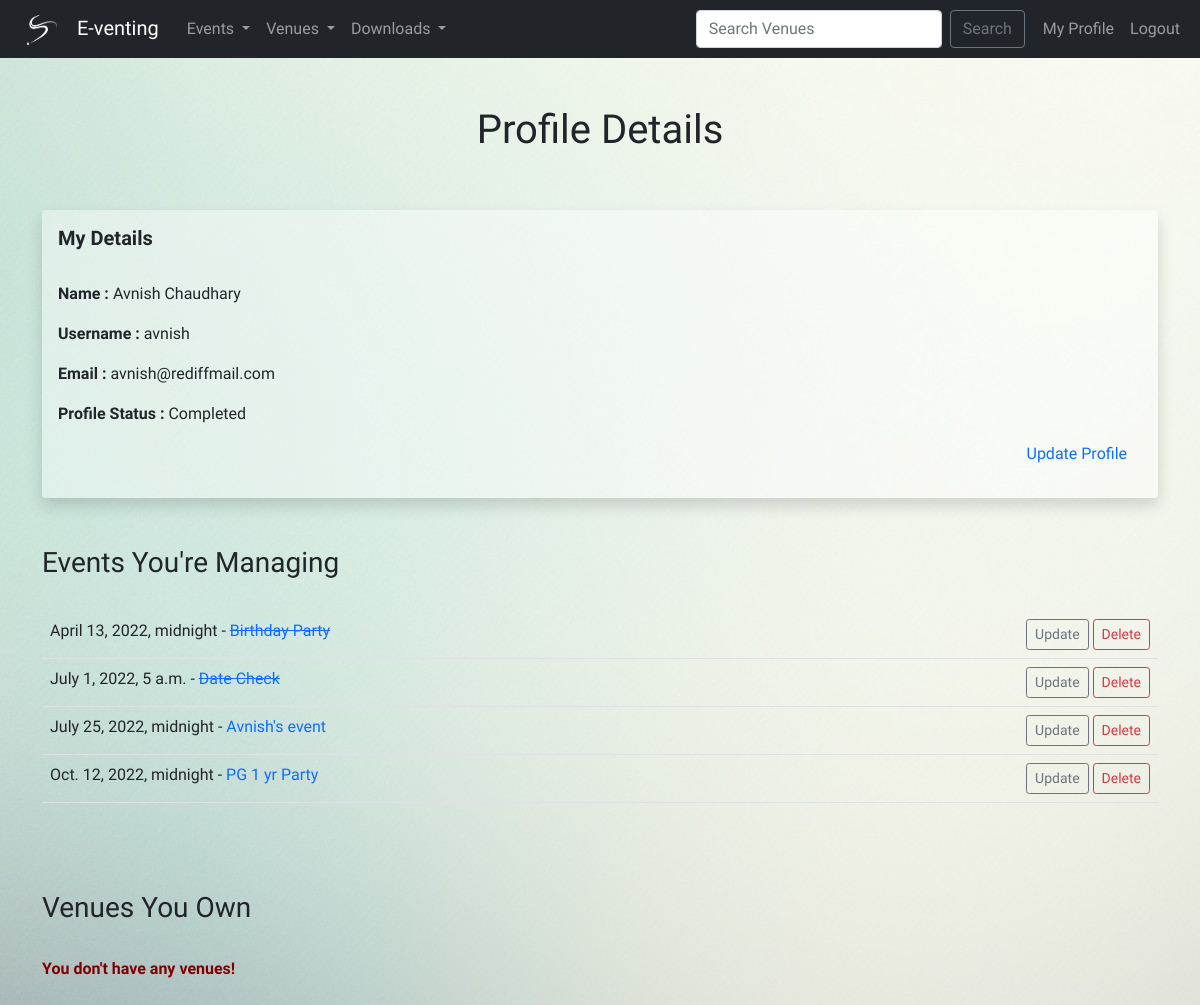
Page /my_profile (signed in) on the committed database.
### events/models.py (models this page shows)
class Event(models.Model):
    name = models.CharField('Event Name', max_length=120)
    event_date = models.DateTimeField('Event Date')
    venue = models.ForeignKey(Venue, blank=True, null=True, on_delete=models.CASCADE)
    manager = models.ForeignKey(User, blank=True, null=True, on_delete=models.SET_NULL,related_name='manager')
    description = models.TextField(blank=True)
    attendees = models.ManyToManyField(Attendee, blank=True)
    approved = models.BooleanField(default=False)
    def __str__(self):
        return self.name
    @property
    def Days_till(self):
        today = date.today()
        days_till = self.event_date.date() - today
        days_till_stripped = str(days_till).split(',', 1)[0]
        return days_till_stripped
    @property
    def Is_past(self):
        today = date.today()
        if self.event_date.date() > today:
            occurred = 'Future'
        else:
            occurred = 'Past'
        return occurred

### events/views.py (the view)
# urls.py: path('my_profile', views.my_profile, name='my-profile'),
def my_profile(request):
    if request.user.is_authenticated and not request.user.is_superuser:
        events=Event.objects.filter(manager=request.user.id).order_by('event_date')
        venues=Venue.objects.filter(owner=request.user.id)
        return render(request,'events/my_profile.html',{'events':events,'venues':venues})
    else:
        messages.success(request, ("You aren't authorized to view this page"))
        return redirect('home')

### events/templates/events/my_profile.html (shortened to what this page needs)
{% extends 'events/base.html' %}
{% block content %}
    <center>
    <br>
    <h1>Profile Details</h1><br><br>
    </center>
    <div class="card shadow" style="background-color: rgba(255,255,255,.40); border:none;">
        <div class="card-body">
            <h5 class="card-title">
                <strong>My Details</strong><br><br>
            </h5>
            <p class="card-text"><strong>Name : </strong>{{user.first_name}} {{user.last_name}}</p>
            <p class="card-text"><strong>Username : </strong>{{user}}</p>
            <p class="card-text"><strong>Email : </strong>{{user.email}}</p>
            <p class="card-text"><strong>Profile Status :</strong>
                {% if user.has_usable_password and user.email%}
                    Completed <br>
                    <div align='right' style='margin-right:15px;'>
                        <a href="{% url 'update-profile' %}" style="text-decoration:none;"> Update Profile</a>
                    </div>
                {% else %}
                    Incomplete, <a href="{% url 'update-profile' %}"> Complete Here</a>
                {% endif %}
            </p>
        </div>
    </div>
    <br><br>
    <h3>Events You're Managing</h3><br>
    {% if events %}
            <table class="table table-hover">
                {% for event in events %}
                {% if event.approved %}
                    <tr>
                        <td>
                            {{event.event_date}} -
                            <a href="{% url 'show-event' event.id%}" style="text-decoration: none;">
                                {% if event.Is_past == 'Past' %}
                                    <del>{{event}}</del>
                                {% else %}
                                    {{event}}
                                {%endif%}
                            </a>
                        </td>
                        <td align='right'>
                            <a href="{% url 'update-event' event.id%}" class="btn btn-outline-secondary btn-sm">Update</a>
                            <a href="{% url 'delete-event' event.id%}" class="btn btn-outline-danger btn-sm">Delete</a>
                        </td>
                    </tr>
                    {% endif %}
                {% endfor %}
            </table>
    {% else %}
        <strong style="color:#800000;">You are not managing any event!</strong>
    {% endif %}
    <br><br><br>
    <h3>Venues You Own</h3><br>
    {% if venues %}
        <table class="table table-hover">
            {% for venue in venues %}
                <tr>
                    <td>
                        <a href="{% url 'show-venue' venue.id%}" style="text-decoration: none;">{{venue}}</a>
                    </td>
                    {%if user.is_authenticated and user.id == venue.owner %}
                    <td align='right'>
                        <a href="{% url 'update-venue' venue.id%}" class="btn btn-outline-secondary btn-sm">Update</a>
                        <a href="{% url 'delete-venue' venue.id%}" class="btn btn-outline-danger btn-sm">Delete</a>
                    </td>
                    {% else %}
                        <td align='right'/>
                    {%endif%}
                </tr>
            {% endfor %}
        </table>
    {% else %}
        <strong style="color:#800000;">You don't have any venues!</strong>
    {% endif %}
    <br><br><br><br><br><br>
{% endblock %}

### events/static/events/style.css (style rules this page uses)
body { background: url("images/bg.jpg") no-repeat fixed; }

### rows in the picture
Event: event_date "April 13, 2022, midnight", name "Birthday Party"
Event: event_date "July 1, 2022, 5 a.m.", name "Date Check"
Event: event_date "July 25, 2022, midnight", name "Avnish's event"
Event: event_date "Oct. 12, 2022, midnight", name "PG 1 yr Party"

### other values in the picture
{{ user.first_name }} "Avnish"
{{ user.last_name }} "Chaudhary"
{{ user }} "avnish"
{{ user.email }} "avnish@rediffmail.com"
